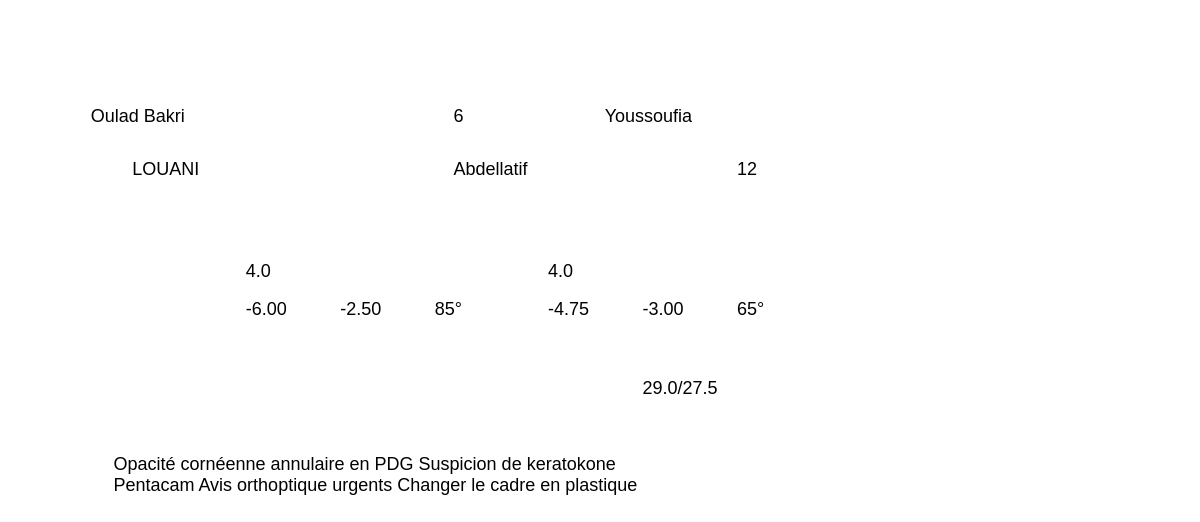
Page /students/print_preprinted/54 on the committed database.
### app/models.py (models this page shows, shortened)
class Student(db.Model):
    __tablename__ = 'students'
    id = db.Column(db.Integer, primary_key=True)
    ville = db.Column(db.String(100), nullable=False)
    ecole = db.Column(db.String(200), nullable=False)
    site = db.Column(db.String(100), default='École Principale')  # Nom de l'école/annexe
    classe = db.Column(db.String(50), nullable=False)
    nom = db.Column(db.String(100), nullable=False)
    prenom = db.Column(db.String(100), nullable=False)
    age = db.Column(db.Integer)
    acuite_og = db.Column(db.Float)
    acuite_od = db.Column(db.Float)
    sph_og = db.Column(db.Float)
    cyl_og = db.Column(db.Float)
    axe_og = db.Column(db.Integer)
    sph_od = db.Column(db.Float)
    cyl_od = db.Column(db.Float)
    axe_od = db.Column(db.Integer)
    ecart_pupillaire = db.Column(db.Float)
    ep_pupillometre_od = db.Column(db.Float)
    ep_pupillometre_og = db.Column(db.Float)
    autorefractometre = db.Column(db.Text)
    observations = db.Column(db.Text)
    prise_en_charge = db.Column(db.Text)
    photo_portrait = db.Column(db.String(255))
    photo_monture = db.Column(db.String(255))
    photo_clinique = db.Column(db.String(255))
    status = db.Column(db.String(50), default='prelisted')
    ecole_cloturee = db.Column(db.Boolean, default=False)
    date_consultation = db.Column(db.DateTime)
    created_at = db.Column(db.DateTime, default=datetime.utcnow)
    updated_at = db.Column(db.DateTime, default=datetime.utcnow, onupdate=datetime.utcnow)

### app/routes/students.py (the view)
@bp.route('/print_preprinted/<int:student_id>')
def print_student_preprinted(student_id):
    student = Student.query.get_or_404(student_id)
    return render_template('print_preprinted.html', student=student)

### app/templates/print_preprinted.html (shortened to what this page needs)
<!DOCTYPE html>
<html lang="fr">
<head>
</head>
<body onload="window.print()">
<div class="zone">
    <span class="ecole">
            {% if not student.site or student.site == student.ecole or student.site == 'École Principale' %}
                {{ student.ecole }}
            {% else %}
                {{ student.site }} / {{ student.ecole }}
            {% endif %}
        </span>
    <span class="classe">{{ student.classe or '' }}</span>
    <span class="ville">{{ student.ville or '' }}</span>
    <span class="nom">{{ student.nom or '' }}</span>
    <span class="prenom">{{ student.prenom or '' }}</span>
    <span class="age">{{ student.age or '' }}</span>
    <span class="acuite_od">{{ student.acuite_od or '' }}</span>
    <span class="acuite_og">{{ student.acuite_og or '' }}</span>
    <span class="sph_od">
        {% if student.sph_od is not none %}{{ '%+.2f'|format(student.sph_od) }}{% endif %}
    </span>
    <span class="cyl_od">
        {% if student.cyl_od is not none %}{{ '%+.2f'|format(student.cyl_od) }}{% endif %}
    </span>
    <span class="axe_od">
        {% if student.axe_od is not none %}{{ student.axe_od }}°{% endif %}
    </span>
    <span class="sph_og">
        {% if student.sph_og is not none %}{{ '%+.2f'|format(student.sph_og) }}{% endif %}
    </span>
    <span class="cyl_og">
        {% if student.cyl_og is not none %}{{ '%+.2f'|format(student.cyl_og) }}{% endif %}
    </span>
    <span class="axe_og">
        {% if student.axe_og is not none %}{{ student.axe_og }}°{% endif %}
    </span>
    <span class="ep">
        {% if student.ep_pupillometre_od and student.ep_pupillometre_og %}
            {{ student.ep_pupillometre_od }}/{{ student.ep_pupillometre_og }}
        {% endif %}
    </span>
    <span class="obs">{{ student.observations or '' }}</span>
</div>
</body>
</html>

### app/templates/print_preprinted.html (style rules this page uses)
body { margin: 0; font-family: Arial, sans-serif; font-size: 18px; }
.zone { position: relative; width: 210mm; height: 297mm; }
.zone span { font-size: 18px; font-family: Arial, sans-serif; }
.ecole { position: absolute; top: 28mm; left: 24mm; }
.classe { position: absolute; top: 28mm; left: 120mm; }
.ville { position: absolute; top: 28mm; left: 160mm; }
.nom { position: absolute; top: 42mm; left: 35mm; }
.prenom { position: absolute; top: 42mm; left: 120mm; }
.age { position: absolute; top: 42mm; left: 195mm; }
.acuite_od { position: absolute; top: 69mm; left: 65mm; }
.acuite_og { position: absolute; top: 69mm; left: 145mm; }
.sph_od { position: absolute; top: 79mm; left: 65mm; }
.cyl_od { position: absolute; top: 79mm; left: 90mm; }
.axe_od { position: absolute; top: 79mm; left: 115mm; }
.sph_og { position: absolute; top: 79mm; left: 145mm; }
.cyl_og { position: absolute; top: 79mm; left: 170mm; }
.axe_og { position: absolute; top: 79mm; left: 195mm; }
.ep { position: absolute; top: 100mm; left: 170mm; }
.obs { position: absolute; top: 120mm; left: 30mm; width: 150mm; }

### rows in the picture
Student: ecole "Oulad Bakri", classe "6", ville "Youssoufia", nom "LOUANI", prenom "Abdellatif", age "12", acuite_od "4.0", acuite_og "4.0", sph_od "-6.00", cyl_od "-2.50", axe_od "85", sph_og "-4.75", cyl_og "-3.00", axe_og "65", ep_pupillometre_od "29.0", ep_pupillometre_og "27.5", observations "Opacité cornéenne annulaire en PDG Suspicion de keratokone Pentacam Avis orthoptique urgents Changer le cadre en plastique"
